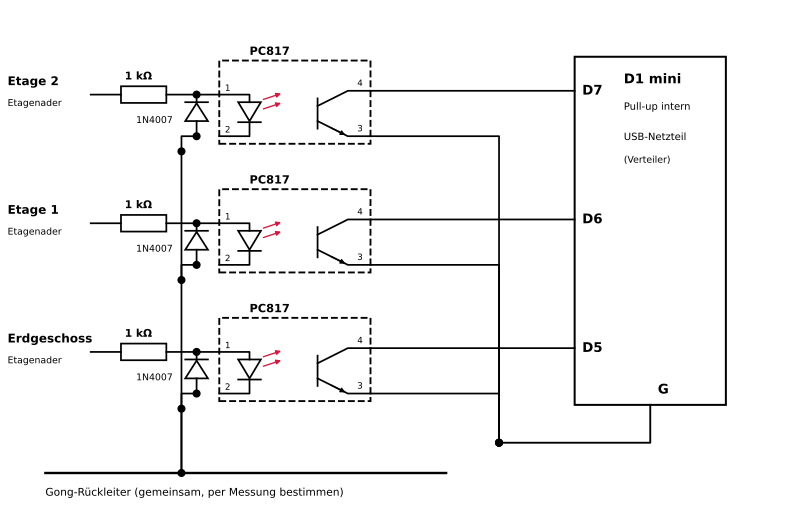

Recreate this plot in Python.
import matplotlib; matplotlib.use("Agg")
import matplotlib.pyplot as plt
matplotlib.rcParams["svg.fonttype"]="none"; matplotlib.rcParams["font.family"]="DejaVu Sans"
from matplotlib.patches import Rectangle, Circle, Polygon, FancyArrowPatch
fig=plt.figure(figsize=(8.27,5.4)); ax=fig.add_axes([0,0,1,1]); ax.set_xlim(0,210); ax.set_ylim(0,137); ax.axis("off")
L=dict(color="black",lw=1.3)
def line(*p,**k): ax.plot([a[0] for a in p],[a[1] for a in p],**{**L,**k})
def dot(x,y): ax.add_patch(Circle((x,y),0.9,color="black"))
T=lambda x,y,s,**k: ax.text(x,y,s,**{"fontsize":8.5,**k})
# Gemeinsamer Rueckleiter links unten, Etagenadern links
yB=12
line((12,yB),(118,yB),lw=1.8); T(12,yB-6,"Gong-Rückleiter (gemeinsam, per Messung bestimmen)",fontsize=8)
for i,(y,name,pin) in enumerate(((112,"Etage 2","D7"),(78,"Etage 1","D6"),(44,"Erdgeschoss","D5"))):
    T(2,y+2.5,name,fontsize=9,fontweight="bold"); T(2,y-3,"Etagenader",fontsize=7)
    line((24,y),(32,y)); ax.add_patch(Rectangle((32,y-2.2),12,4.4,fill=False,lw=1.3)); T(33,y+4,"1 kΩ",fontsize=8,fontweight="bold")
    line((44,y),(58,y)); dot(52,y)
    # Optokoppler-Gehaeuse
    ax.add_patch(Rectangle((58,y-13),40,22,fill=False,lw=1.4,ls="--")); T(66,y+10.5,"PC817",fontsize=8.5,fontweight="bold")
    # LED senkrecht: Anode oben (Pin1), Kathode unten (Pin2)
    lx=66; line((58,y),(lx,y),(lx,y-2)); ax.add_patch(Polygon([(lx-3,y-2),(lx+3,y-2),(lx,y-7)],closed=True,fill=False,lw=1.3)); line((lx-3,y-7.3),(lx+3,y-7.3)); line((lx,y-7.3),(lx,y-11),(58,y-11))
    T(59.5,y+1,"1",fontsize=6.5); T(59.5,y-10,"2",fontsize=6.5)
    for d in (0,2.5): ax.add_patch(FancyArrowPatch((lx+3,y-4+d),(lx+9,y-2+d),arrowstyle="-|>",mutation_scale=7,color="crimson",lw=1))
    # Transistor
    tx=84; line((tx,y-1),(tx,y-9)); line((tx,y-3),(92,y+1),(98,y+1)); line((tx,y-7),(92,y-11),(98,y-11))
    ax.add_patch(FancyArrowPatch((tx+3,y-8.5),(92,y-11),arrowstyle="-|>",mutation_scale=7,color="black",lw=1))
    T(94.5,y+2.3,"4",fontsize=6.5); T(94.5,y-9.7,"3",fontsize=6.5)
    # Pin 2 zum Rueckleiter, Diode antiparallel zwischen Pin1-Knoten und Pin2-Leitung
    line((52,y),(52,y-2)); ax.add_patch(Polygon([(49,y-7),(55,y-7),(52,y-2.3)],closed=True,fill=False,lw=1.3)); line((49,y-2),(55,y-2)); line((52,y-7),(52,y-11)); dot(52,y-11)
    T(36,y-7.5,"1N4007",fontsize=7); 
    line((52,y-11),(48,y-11),(48,y-15)); 
    line((48,y-15),(48,yB) if i==2 else (48,y-15)); 
    # Ausgang
    line((98,y+1),(152,y+1)); T(154,y,f"{pin}",fontsize=10,fontweight="bold")
    line((98,y-11),(132,y-11),(132,yB+8)); dot(132,yB+8) if True else None
# vertikale Rueckleiter-Schiene bei x=48
line((48,112-15),(48,yB)); dot(48,yB)
for y in (112,78,44): dot(48,y-15)
# GND-Schiene Ausgang
line((132,yB+8),(172,yB+8),(172,30),lw=1.4); T(174,33,"G",fontsize=10,fontweight="bold")
# D1 mini
ax.add_patch(Rectangle((152,30),40,92,fill=False,lw=1.5)); T(165,115,"D1 mini",fontsize=10,fontweight="bold")
T(165,108,"Pull-up intern",fontsize=7.5); T(165,100,"USB-Netzteil",fontsize=7.5); T(165,94,"(Verteiler)",fontsize=7)


fig.savefig("doku/klingel_plan.svg",transparent=True); fig.savefig("kl.png",dpi=80)
